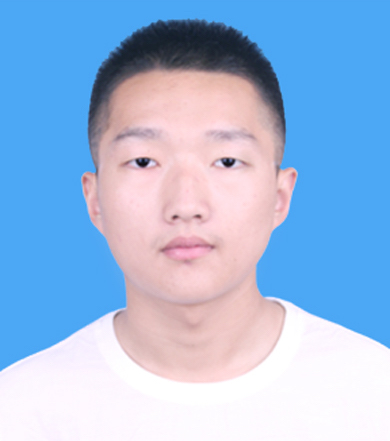
%> input picture 大二下/信号与系统/实验/4/我的照片.jpg, 390 x 441 px
$ octave hechengtuxiang.m   (GNU Octave 9; MATLAB toolbox functions it lacks are replaced by stand-ins)
%> lines starting %> are read from the running program, lines starting %| are printed output that depends on the picture
RGB1 = imread("我的照片.jpg");
%> RGB1 is the input picture: size 441x390x3 uint8; mean R, G, B 157.3, 186.3, 223
I1 = im2gray(RGB1);
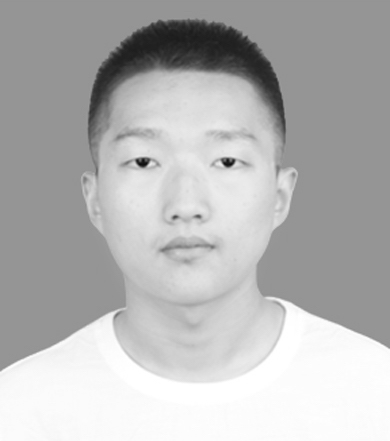
%> I1: size 441x390 uint8; min 14, max 255, mean 181.7
RGB2 = imread("小孩照片.jpg");
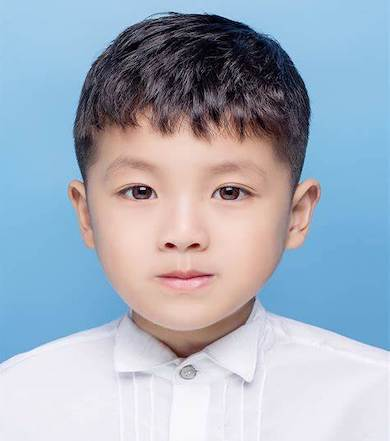
%> input picture 大二下/信号与系统/实验/4/小孩照片.jpg, 390 x 441 px
%> RGB2 is the input picture: size 441x390x3 uint8; mean R, G, B 163.9, 174.9, 189.7
I2 = im2gray(RGB2);
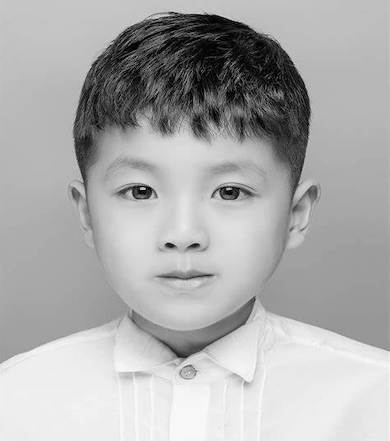
%> I2: size 441x390 uint8; min 0, max 254, mean 173.3
% 使用dct2对灰度图像执行2-D DCT
J1 = dct2(I1);
J2 = dct2(I2);
% 高低频分界线
d = 100;
% 去除低频
J_high = J1;
J_high(abs(J1) > d) = 0;
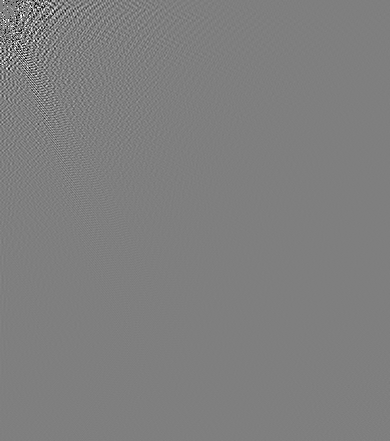
%> J_high: size 441x390 double; min -99.45, max 99.76, mean 0; drawn with min black and max white
% 去除高频
J_low = J2;
J_low(abs(J2) <= d) = 0;
% 使用逆DCT函数idct2重建图像
K = idct2(J_low+J_high);
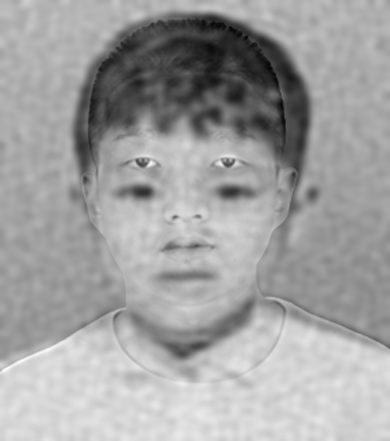
%> K: size 441x390 double; min -23.67, max 286.6, mean 173.3; drawn with min black and max white
K = rescale(K);
% 显示图像
montage({I1,I2})
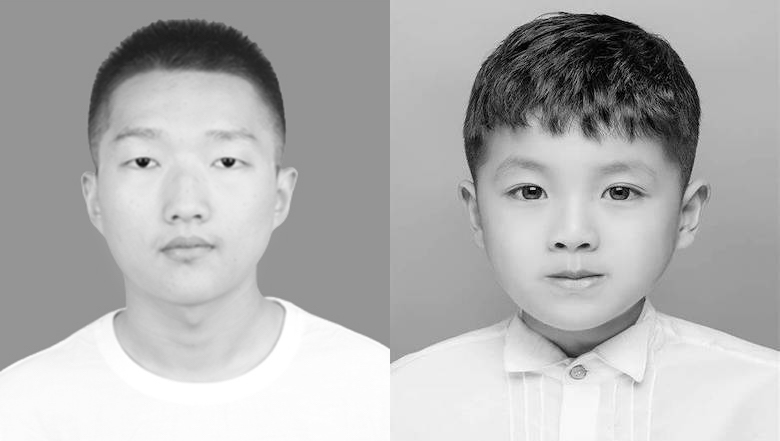
%> displayed picture: size 441x780, on the screen's scale of 0 to 255; min 0, max 255, mean 177.5
title('原始图像');
montage({K})
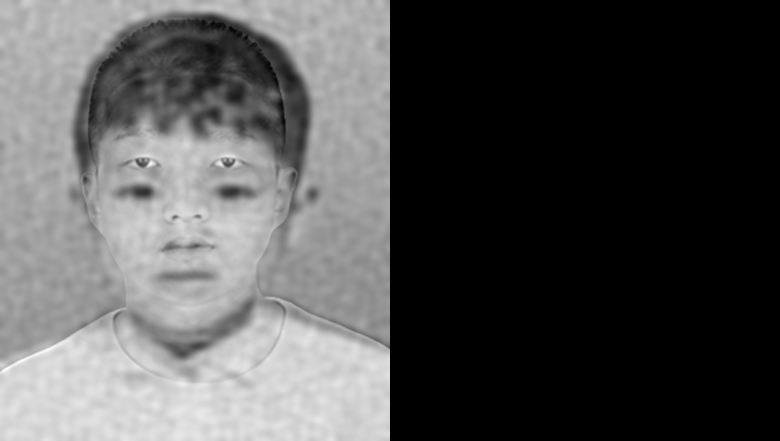
%> displayed picture: size 441x780, on the screen's scale of 0 to 255; min 0, max 255, mean 80.9
title('合并图像');
imwrite(K,"合成图像.jpg")
